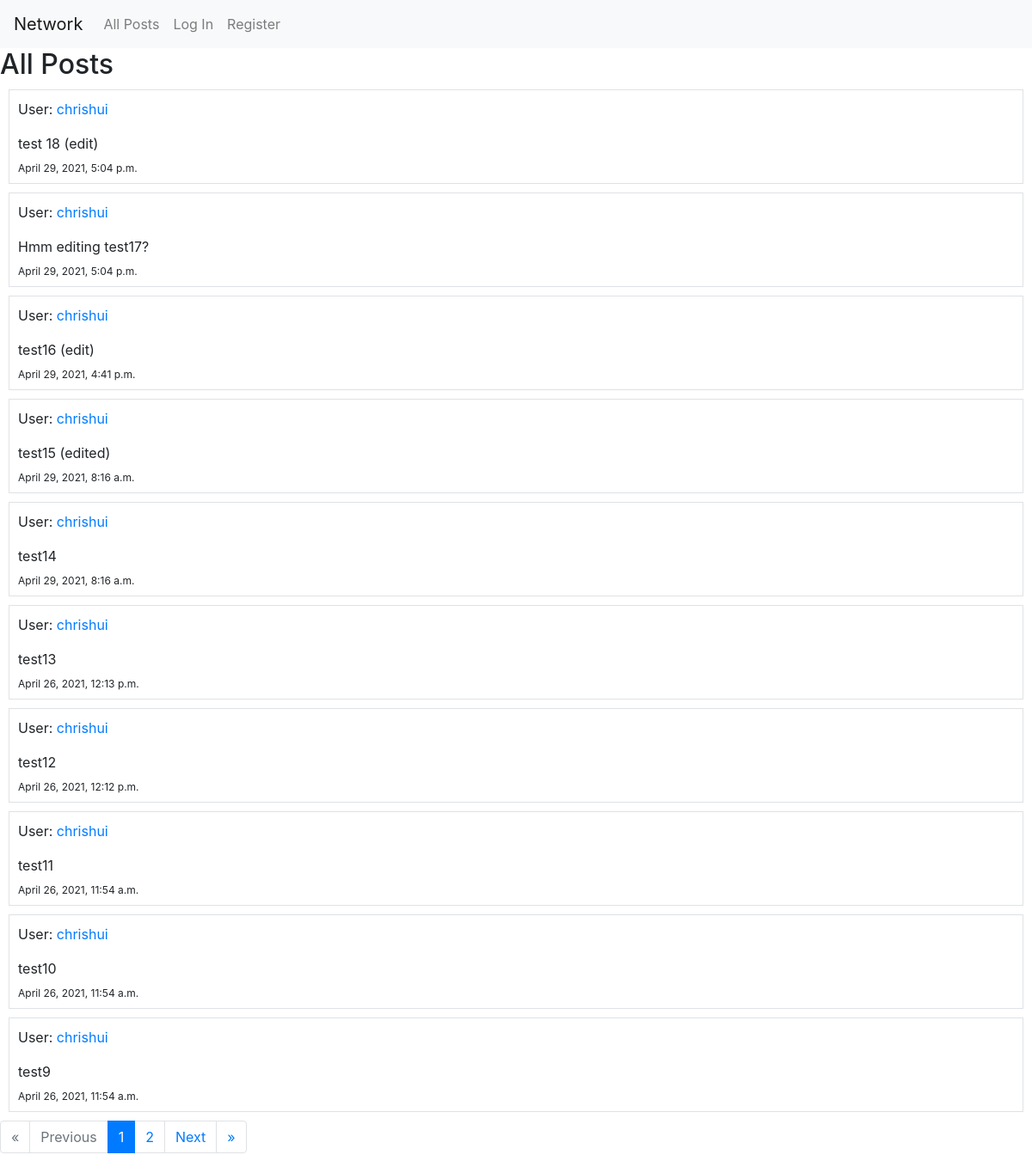
The app's page /, older data.
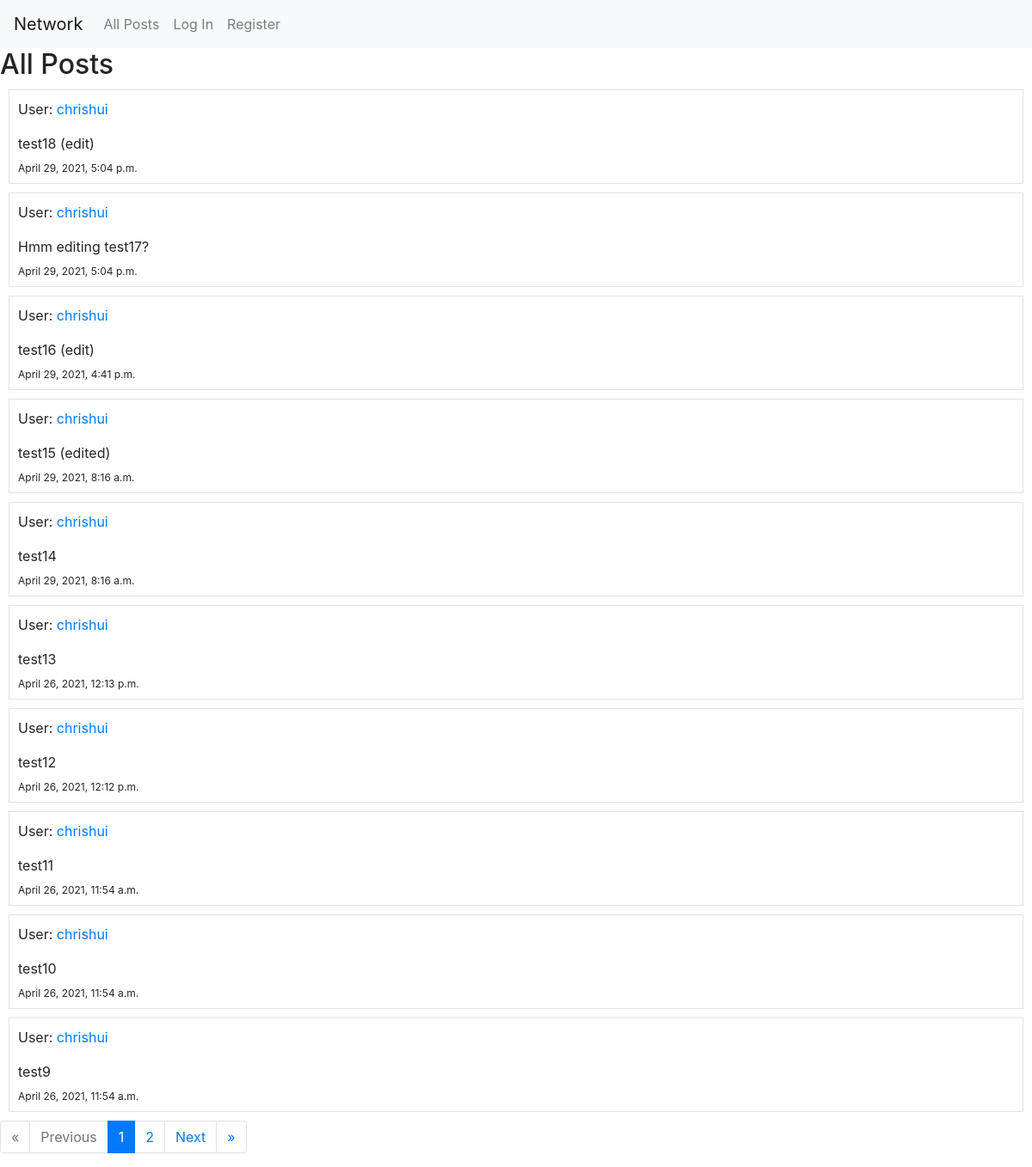
The same page, newer data.
### network/models.py (models this page shows, shortened)
class TimeStampMixin(models.Model):
    created_at = models.DateTimeField(auto_now_add=True)
    updated_at = models.DateTimeField(auto_now=True)
    class Meta:
        abstract = True

class Post(TimeStampMixin):
    user = models.ForeignKey(User, on_delete=models.CASCADE)
    content = models.CharField(max_length = 64)

class User(AbstractUser):
    pass

### network/views.py (the view, shortened to what this page needs)
# urls.py: path("", views.index, name="index"),
def index(request):
    posts_chronological = Post.objects.order_by('-created_at')
    paginator = Paginator(posts_chronological, 10)
    page_number = request.GET.get('page')
    page_obj = paginator.get_page(page_number)
    return render(request, "network/index.html", {
        "form": PostForm(),
        "page_obj": page_obj,
    })

### network/templates/network/index.html (shortened to what this page needs)
{% extends "network/layout.html" %}
{% load static %}
{% block body %}
    <h2>All Posts</h2>
    {% for post in page_obj %}
      <div class="border" style="margin: 10px; padding: 10px;">
        <p>User:  <a href="{% url 'profile' post.user.id %}"> {{ post.user }} </a></p>
        <div id="post-{{post.id}}"> {{ post.content }} </div>
        <sub> {{ post.created_at }}</sub>
        <br />
      </div>
    {% endfor %}
    <nav aria-label="pagination">
      <ul class="pagination">
        {% if not page_obj.has_previous %}
          <li class="page-item disabled">
            <a class="page-link" href="#" tabindex="-1" aria-disabled="true">&laquo;</a>
          </li>
        {% endif %}
        {% if not page_obj.has_previous %}
          <li class="page-item disabled">
            <a class="page-link" href="#" tabindex="-1" aria-disabled="true">Previous</a>
          </li>
        {% endif %}
        <li class="page-item active" aria-current="page">
          <a class="page-link" href="?page={{ page_obj.number }}">{{page_obj.number}} <span class="sr-only">(current)</span></a>
        </li>
        {% if page_obj.number != page_obj.paginator.num_pages %}
          <li class="page-item">
            <a class="page-link" href="?page={{ page_obj.next_page_number }}"> {{ page_obj.next_page_number }}<span class="sr-only">(current)</span></a>
          </li>
        {% endif %}
        {% if page_obj.has_next %}
          <li class="page-item">
            <a class="page-link" href="?page={{ page_obj.next_page_number }}">Next</a>
          </li>
        {% endif %}
        {% if page_obj.has_next %}
          <li class="page-item">
            <a class="page-link" href="?page={{ page_obj.paginator.num_pages }}">&raquo;</a>
          </li>
        {% endif %}
      </ul>
    </nav>
{% endblock %}

### network/templates/network/layout.html (shortened to what this page needs)
{% load static %}
<!DOCTYPE html>
<html lang="en">
    <head>
        <link rel="stylesheet" href="https://stackpath.bootstrapcdn.com/bootstrap/4.4.1/css/bootstrap.min.css">
        <link href="{% static 'network/styles.css' %}" rel="stylesheet">
    </head>
    <body>
        <nav class="navbar navbar-expand-lg navbar-light bg-light">
            <a class="navbar-brand" href="#">Network</a>
            <div>
              <ul class="navbar-nav mr-auto">
                <li class="nav-item">
                  <a class="nav-link" href="{% url 'index' %}">All Posts</a>
                </li>
                {% if user.is_authenticated %}
                    <li class="nav-item">
                        <a class="nav-link" href="{% url 'following' %}">Following</a>
                    </li>
                    <li class="nav-item">
                        <a class="nav-link" href="{% url 'logout' %}">Log Out</a>
                    </li>
                {% else %}
                    <li class="nav-item">
                        <a class="nav-link" href="{% url 'login' %}">Log In</a>
                    </li>
                    <li class="nav-item">
                        <a class="nav-link" href="{% url 'register' %}">Register</a>
                    </li>
                {% endif %}
              </ul>
            </div>
          </nav>
        <div class="body">
          {% block body %}
          {% endblock %}
        </div>
    </body>
</html>

Row changes from the older to the newer data that the page shows:
changed Post: content "test 18 (edit)" → "test18 (edit)"
